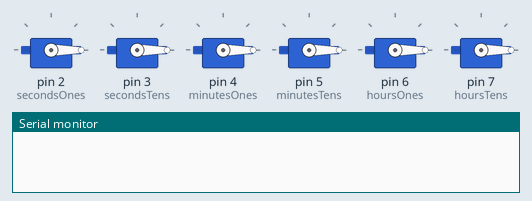
Bench run of a sketch on a simulated Arduino Uno, built with avr-gcc and run on an emulated ATmega328P. Parts: 6 × servo, the last lines printed to the serial monitor. The local clock reads 2024-03-15 10:24:30 at power-on unless the sketch sets it.

Above: at 0.1 s.
At 1.6 s:
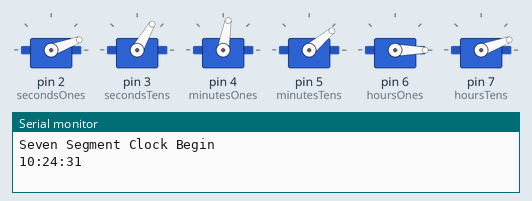
At 10.6 s:
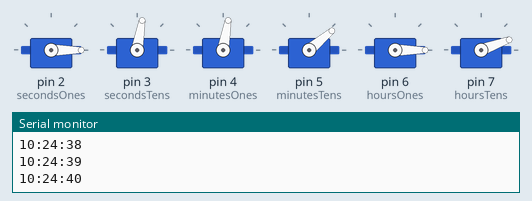
At 19.6 s:
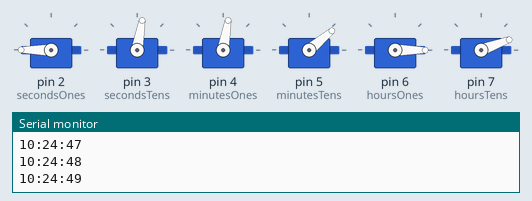
At 28.6 s:
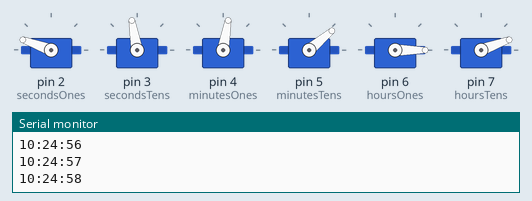
At 38.6 s:
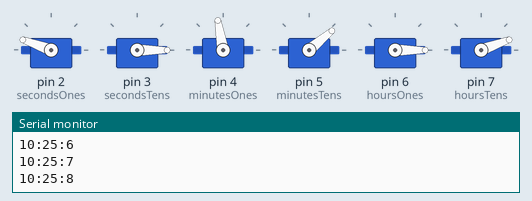
Timing chart, 0 to 40.0 s (numbered marks = the images above):
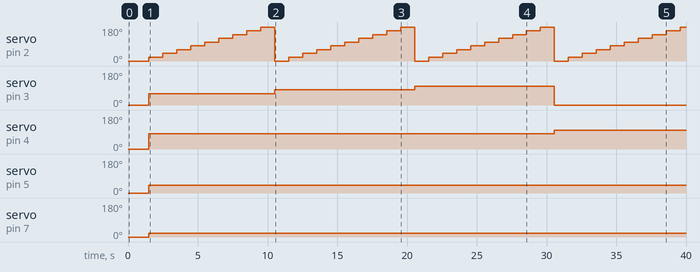

The sketch:

SevenSegmentClock.ino
```cpp
 /*
  7 Segment Clock Code
  Uses a DS3231 Real Time Clock Module (I used this one: https://geni.us/rtKYLJT) and displays the time.
  Note you need the DS3231 Library from Andrew Wickert (https://github.com/NorthernWidget/DS3231)
  There is an example code in there to set the real time clock, then it just outputs the data!
*/


#include <Wire.h>
#include <DS3231.h>
#include <Servo.h>

RTClib myRTC;

Servo secondsOnes;
Servo secondsTens;
Servo minutesOnes;
Servo minutesTens;
Servo hoursOnes;
Servo hoursTens;

String inString = "";


void setup()
{
  secondsOnes.write(0);
  secondsTens.write(0);
  minutesOnes.write(0);
  minutesTens.write(0);
  hoursOnes.write(0);
  hoursTens.write(0);

  secondsOnes.attach(2);
  secondsTens.attach(3);
  minutesOnes.attach(4);
  minutesTens.attach(5);
  hoursOnes.attach(6);
  hoursTens.attach(7);

  Serial.begin(57600);
  Wire.begin();
  delay(500);
  Serial.println("Seven Segment Clock Begin");
}

void loop() {

  delay(1000);
  DateTime now = myRTC.now();

  Serial.print(now.hour(), DEC);
  Serial.print(':');
  Serial.print(now.minute(), DEC);
  Serial.print(':');
  Serial.print(now.second(), DEC);
  Serial.println();


  //Split the secondss into Tens and Ones
  int curSecsTens = now.second()/10;
  int curSecsOnes = now.second()%10;
  //Convert it into angles
  int curSecsTensAngle = curSecsTens * 20;
  int curSecsOnesAngle = curSecsOnes * 20;
  //Write Seconds Motors
  secondsTens.write(curSecsTensAngle);
  secondsOnes.write(curSecsOnesAngle);

  //Split the Minutes into Tens and Ones
  int curMinsTens = now.minute()/10;
  int curMinsOnes = now.minute()%10;
  //Convert it into angles
  int curMinsTensAngle = curMinsTens * 20;
  int curMinsOnesAngle = curMinsOnes * 20;
  //Write Minutes Motors
  minutesTens.write(curMinsTensAngle);
  minutesOnes.write(curMinsOnesAngle);


  //Split the hours into Tens and Ones
  int curHoursTens = now.hour()/10;
  int curHoursOnes = now.hour()%10;
  //Convert it into angles
  int curHoursTensAngle = curHoursTens * 20;
  int curHoursOnesAngle = curHoursOnes * 20;
  //Write Hours Motors
  hoursTens.write(curHoursTensAngle);
  hoursOnes.write(curHoursOnesAngle);

}
```

Measured:
- by itself, servo on pin 3 (secondsTens): 0° → 60° at 1.5 s, → 80° 9.0 s later, → 100° 10.0 s later, → 0° 10.0 s later
- by itself, servo on pin 4 (minutesOnes): 0° → 80° at 1.5 s, → 100° 29.1 s later
- by itself, servo on pin 5 (minutesTens): 0° → 40° at 1.5 s
- by itself, servo on pin 7 (hoursTens): 0° → 20° at 1.5 s
- by itself, servo on pin 2 (secondsOnes): repeats every 10.0 s: 40° 1.0 s, 60° 1.0 s, 80° 1.0 s, 100° 1.0 s, 120° 1.0 s, 140° 1.0 s, 160° 1.0 s, 180° 1.0 s, 0° 1.0 s, 20° 1.0 s
